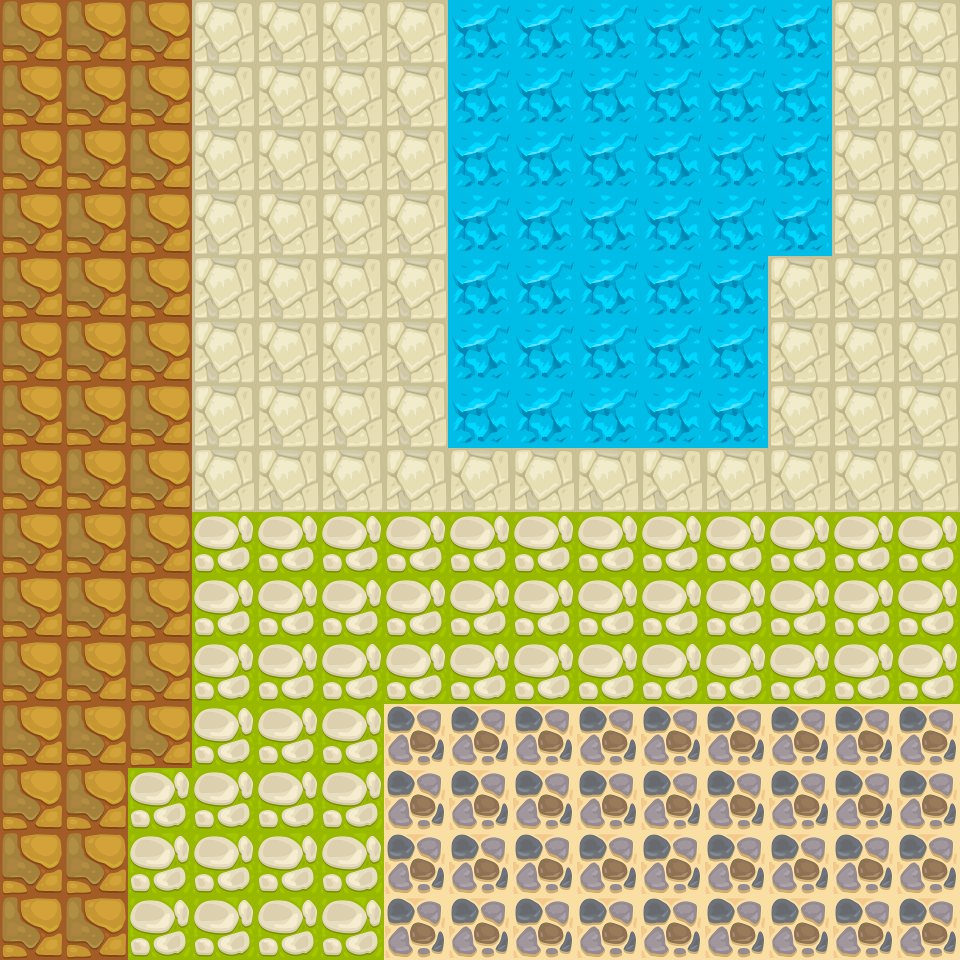

This game map was drawn from its Tiled (.tmx) file and the tilesets committed beside it. A one-line description and the full map source follow:
An orthogonal 15x15 tile map with 64x64 px tiles, 1 tile layer (Tile Layer 1).

<map version="1.10" tiledversion="1.10.2" orientation="orthogonal" renderorder="right-down" width="15" height="15" tilewidth="64" tileheight="64" infinite="0" nextlayerid="2" nextobjectid="1">
 <tileset firstgid="1" name="tiles" tilewidth="64" tileheight="64" tilecount="6" columns="0">
  <grid orientation="orthogonal" width="1" height="1" />
  <tile id="0">
   <image width="64" height="64" source="tiles/clay_tile_64_01.png" />
  </tile>
  <tile id="1">
   <image width="64" height="64" source="tiles/grass_01_tile_64_01.png" />
  </tile>
  <tile id="2">
   <image width="64" height="64" source="tiles/ice_tile_64_01.png" />
  </tile>
  <tile id="3">
   <image width="64" height="64" source="tiles/paving_01_tile_64_02.png" />
  </tile>
  <tile id="4">
   <image width="64" height="64" source="tiles/paving_02_tile_64_01.png" />
  </tile>
  <tile id="5">
   <image width="64" height="64" source="tiles/sand_01_tile_64_01.png" />
  </tile>
 </tileset>
 <layer id="1" name="Tile Layer 1" width="15" height="15">
  <data encoding="csv">
1,1,1,5,5,5,5,3,3,3,3,3,3,5,5,
1,1,1,5,5,5,5,3,3,3,3,3,3,5,5,
1,1,1,5,5,5,5,3,3,3,3,3,3,5,5,
1,1,1,5,5,5,5,3,3,3,3,3,3,5,5,
1,1,1,5,5,5,5,3,3,3,3,3,5,5,5,
1,1,1,5,5,5,5,3,3,3,3,3,5,5,5,
1,1,1,5,5,5,5,3,3,3,3,3,5,5,5,
1,1,1,5,5,5,5,5,5,5,5,5,5,5,5,
1,1,1,2,2,2,2,2,2,2,2,2,2,2,2,
1,1,1,2,2,2,2,2,2,2,2,2,2,2,2,
1,1,1,2,2,2,2,2,2,2,2,2,2,2,2,
1,1,1,2,2,2,6,6,6,6,6,6,6,6,6,
1,1,2,2,2,2,6,6,6,6,6,6,6,6,6,
1,1,2,2,2,2,6,6,6,6,6,6,6,6,6,
1,1,2,2,2,2,6,6,6,6,6,6,6,6,6
</data>
 </layer>
</map>
